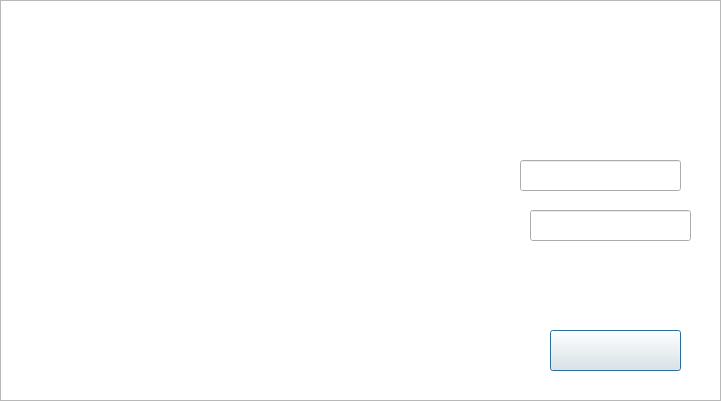
<?xml version="1.0" encoding="UTF-8"?>
<ui version="4.0">
 <class>Data_Base</class>
 <widget class="QDialog" name="Data_Base">
  <property name="geometry">
   <rect>
    <x>0</x>
    <y>0</y>
    <width>721</width>
    <height>401</height>
   </rect>
  </property>
  <property name="windowTitle">
   <string>Dialog</string>
  </property>
  <widget class="QGraphicsView" name="graphicsView">
   <property name="geometry">
    <rect>
     <x>0</x>
     <y>0</y>
     <width>721</width>
     <height>401</height>
    </rect>
   </property>
   <property name="styleSheet">
    <string notr="true">border-image: url(:/imagenes/intro.png);</string>
   </property>
  </widget>
  <widget class="QLabel" name="label">
   <property name="geometry">
    <rect>
     <x>380</x>
     <y>150</y>
     <width>121</width>
     <height>41</height>
    </rect>
   </property>
   <property name="styleSheet">
    <string notr="true">border-image: url(:/imagenes/user.png);</string>
   </property>
   <property name="text">
    <string/>
   </property>
  </widget>
  <widget class="QLabel" name="label_2">
   <property name="geometry">
    <rect>
     <x>350</x>
     <y>200</y>
     <width>171</width>
     <height>61</height>
    </rect>
   </property>
   <property name="styleSheet">
    <string notr="true">border-image: url(:/imagenes/password.png);</string>
   </property>
   <property name="text">
    <string/>
   </property>
  </widget>
  <widget class="QLineEdit" name="lineEdit">
   <property name="geometry">
    <rect>
     <x>520</x>
     <y>160</y>
     <width>161</width>
     <height>31</height>
    </rect>
   </property>
  </widget>
  <widget class="QLineEdit" name="lineEdit_2">
   <property name="geometry">
    <rect>
     <x>530</x>
     <y>210</y>
     <width>161</width>
     <height>31</height>
    </rect>
   </property>
  </widget>
  <widget class="QPushButton" name="pushButton">
   <property name="geometry">
    <rect>
     <x>550</x>
     <y>330</y>
     <width>131</width>
     <height>41</height>
    </rect>
   </property>
   <property name="styleSheet">
    <string notr="true">border-image: url(:/imagenes/done.png);</string>
   </property>
   <property name="text">
    <string/>
   </property>
  </widget>
 </widget>
 <resources/>
 <connections/>
</ui>
